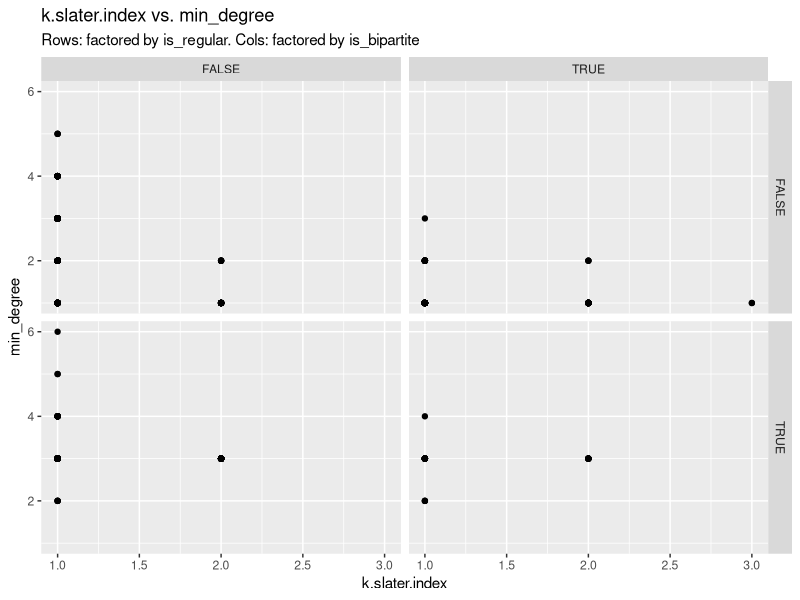
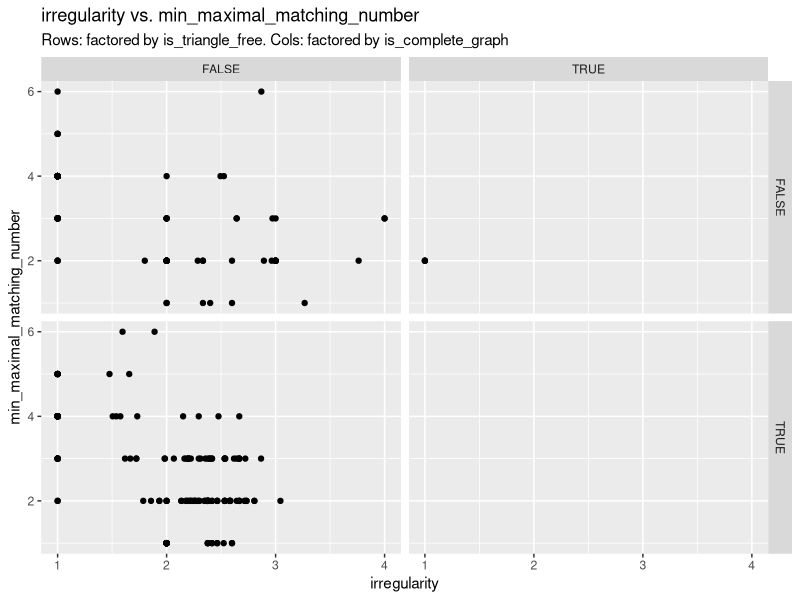
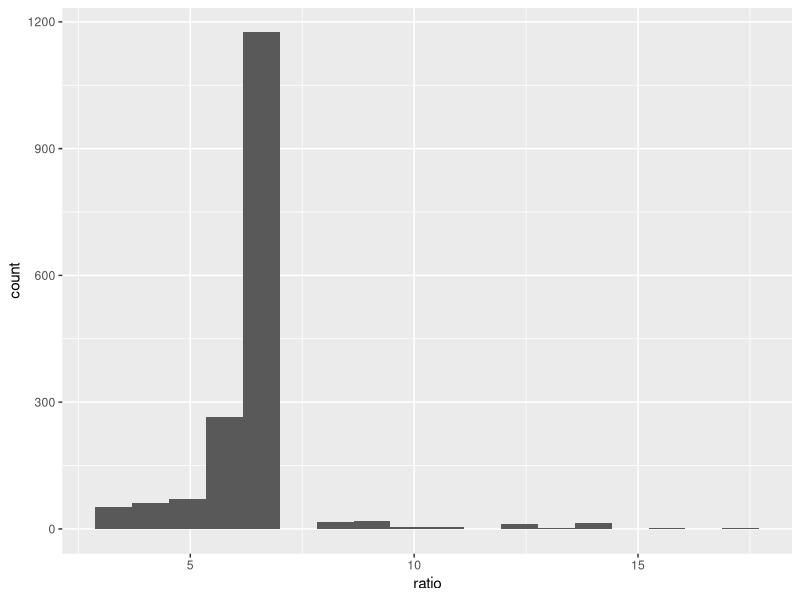
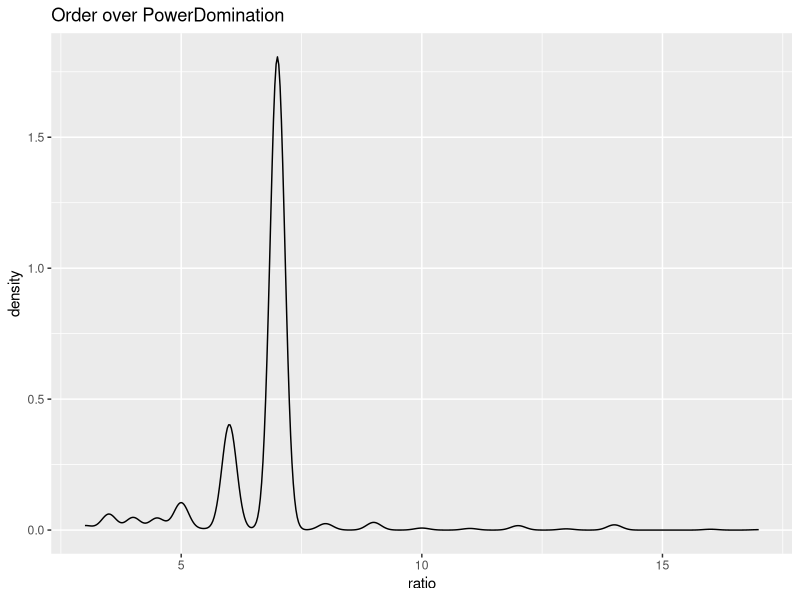
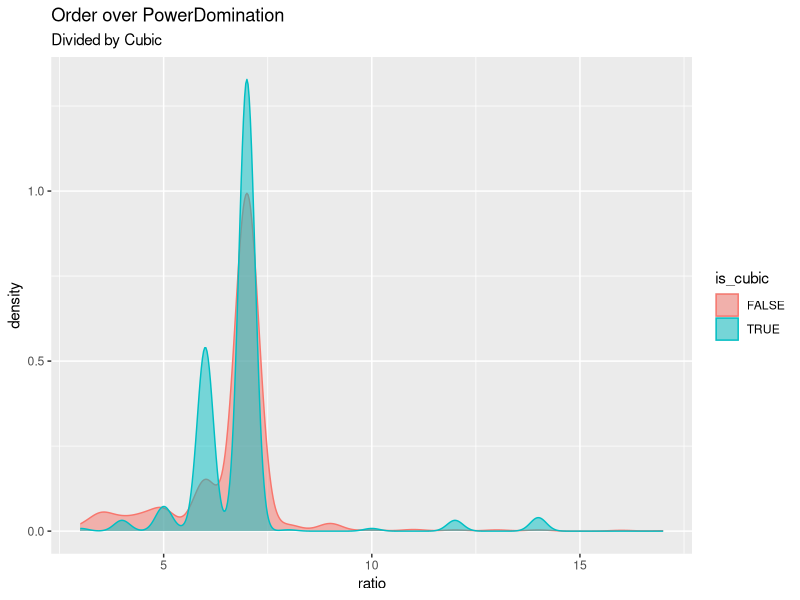
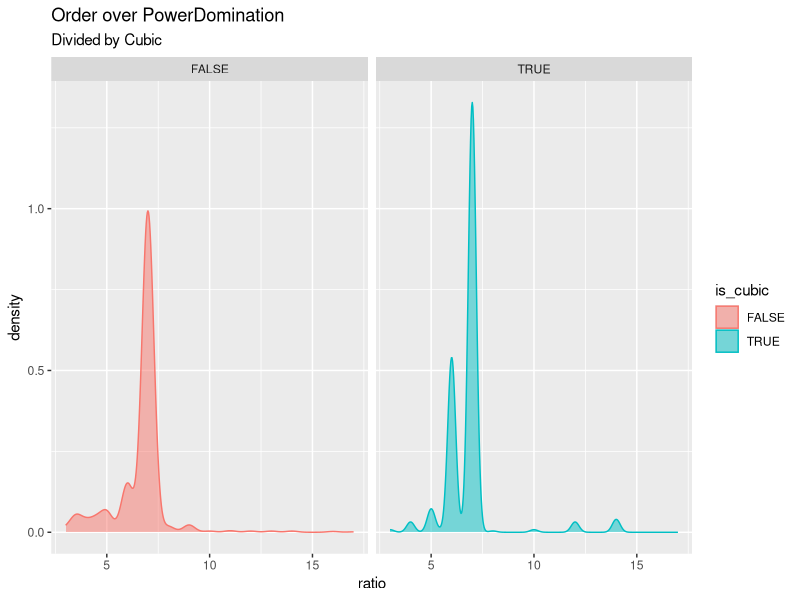
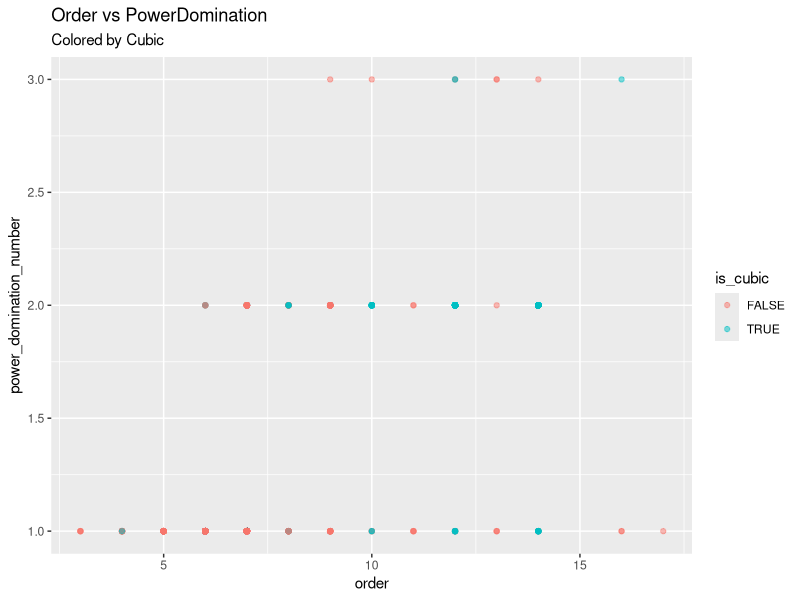
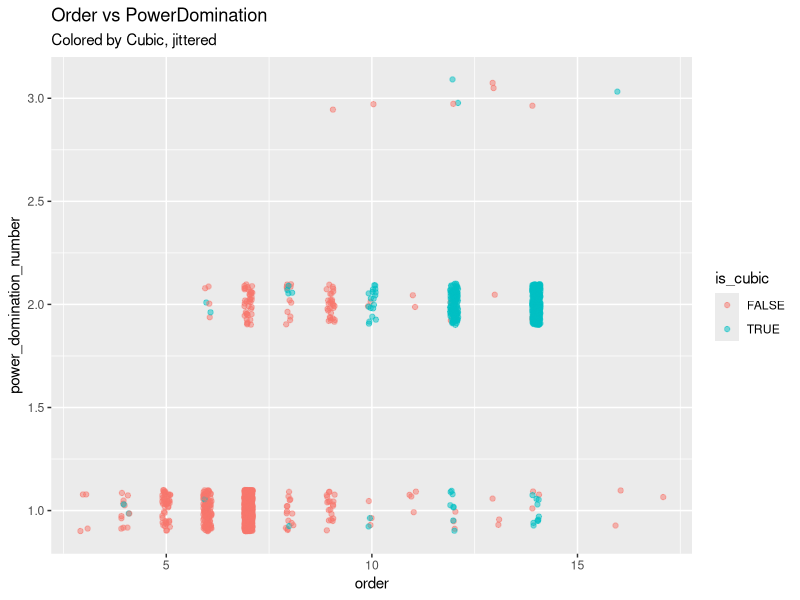

These figures' R source, in order:
## ---- chunk 1
knitr::opts_chunk$set(echo = TRUE)
library(tidyverse)
## ---- chunk 2
# load in data
graph_data <- read.csv("test_graph_data_with_index2.csv", na.strings = "1000000")
glimpse(graph_data)

## ---- chunk 3
# names and count of numeric variables
numeric_vars <- colnames(graph_data)[c(2:34,46)]
n_num <- length(numeric_vars)

# names and count of boolean variables
binary_vars <- colnames(graph_data)[35:45]
n_bin <- length(binary_vars)
## ---- chunk 4
n_sample <- sample(numeric_vars, 2, replace = F)
b_sample <- sample(binary_vars, 2, replace = F)

subset_data <- graph_data %>% select(n_sample, b_sample)
this_title <- paste(n_sample[1], "vs.", n_sample[2])
this_subtitle <- paste0("Rows: factored by ", b_sample[1], ". Cols: factored by ", b_sample[2])
ggplot(subset_data, aes(x = subset_data[,1], y = subset_data[,2])) + geom_point() + facet_grid(subset_data[,3] ~ subset_data[,4])  + labs(x = n_sample[1], y = n_sample[2], title = this_title, subtitle = this_subtitle) 
## ---- chunk 5
graph_data_2 <- read.csv("test_graph_data.csv", na.strings = "1000000")
## ---- chunk 6
# setup
# names and count of numeric variables
numeric_vars <- colnames(graph_data_2)[2:52]
n_num <- length(numeric_vars)

# names and count of boolean variables
binary_vars <- colnames(graph_data_2)[53:71]
n_bin <- length(binary_vars)
## ---- chunk 7
n_sample <- sample(numeric_vars, 2, replace = F)
b_sample <- sample(binary_vars, 2, replace = F)

subset_data <- graph_data_2 %>% select(n_sample, b_sample)
this_title <- paste(n_sample[1], "vs.", n_sample[2])
this_subtitle <- paste0("Rows: factored by ", b_sample[1], ". Cols: factored by ", b_sample[2])
ggplot(subset_data, aes(x = subset_data[,1], y = subset_data[,2])) + geom_point() + facet_grid(subset_data[,3] ~ subset_data[,4])  + labs(x = n_sample[1], y = n_sample[2], title = this_title, subtitle = this_subtitle) 
## ---- chunk 8

graph_data %>% 
  mutate(ratio = order / power_domination_number) %>%  
  ggplot(aes(x = ratio)) + geom_histogram(bins = 18)



## ---- chunk 9

graph_data %>% 
  mutate(ratio = order / power_domination_number) %>%  
  ggplot(aes(x = ratio)) + 
  geom_density() + 
  labs(title = "Order over PowerDomination")

## ---- chunk 10
graph_data %>% 
  mutate(ratio = order / power_domination_number) %>%  
  ggplot(aes(x = ratio, color = is_cubic, fill = is_cubic)) +
  geom_density(alpha = 0.5) + 
  labs(title = "Order over PowerDomination", subtitle =  "Divided by Cubic")
  
## ---- chunk 11
graph_data %>% 
  mutate(ratio = order / power_domination_number) %>%  
  ggplot(aes(x = ratio, color = is_cubic, fill = is_cubic)) +
  geom_density(alpha = 0.5) + 
  facet_wrap(. ~is_cubic) +
  labs(title = "Order over PowerDomination", subtitle =  "Divided by Cubic")
  
## ---- chunk 12
graph_data %>% 
  ggplot(aes(x = order, y = power_domination_number, color = is_cubic)) +
  geom_point(alpha = 0.5) + 
  labs(title = "Order vs PowerDomination", subtitle =  "Colored by Cubic")
## ---- chunk 13
graph_data %>% 
  ggplot(aes(x = order, y = power_domination_number, color = is_cubic)) +
  geom_jitter(alpha = 0.5, width = 0.1, height = 0.1) + 
  labs(title = "Order vs PowerDomination", subtitle =  "Colored by Cubic, jittered")
## ---- chunk 14
# note: made these an ordered factor, might want to do this for everything for nicer graphing. 
graph_data %>% 
  mutate(order_fac = factor(order, ordered = T), power_domination_number_fac = factor(power_domination_number, ordered = T)) %>%
  ggplot(aes(x = order_fac, y = power_domination_number_fac)) +
  geom_bin2d(bins = c(15,3)) + facet_wrap(. ~ is_cubic, nrow = 2) +
  labs(title = "Order vs PowerDomination", subtitle =  "Colored by Cubic, jittered")
## ---- chunk 15
graph_data %>% 
  ggplot(aes(x = order, y = power_domination_number)) +
  geom_polygon() + facet_wrap(. ~ is_cubic, nrow = 2)
  labs(title = "Order vs PowerDomination", subtitle =  "Colored by Cubic, jittered")
## ---- chunk 16



